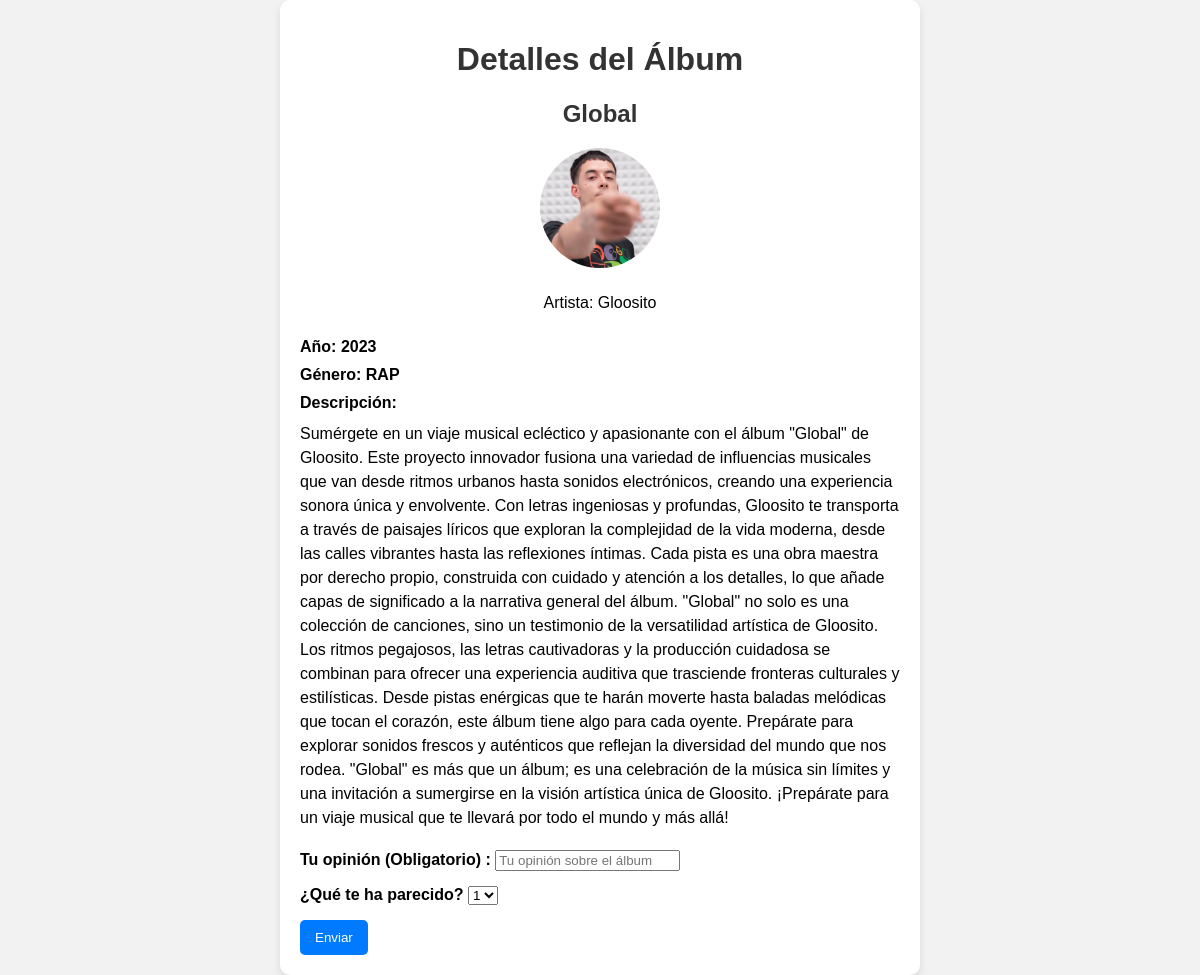
Page /album/1/ on the committed database.
### MusicArchive/models.py (models this page shows, shortened)
class Album(models.Model):
    title = models.CharField(max_length=200)
    artist = models.ForeignKey(Artist, on_delete=models.CASCADE, related_name='albums')
    year = models.IntegerField()
    genre = models.ForeignKey(Genre, on_delete=models.CASCADE)
    image = models.ImageField(upload_to='album_images/', blank=True, null=True)
    description = models.TextField(blank=True)

class Artist(models.Model):
    name = models.CharField(max_length=200)
    genre = models.ForeignKey(Genre, on_delete=models.CASCADE)
    image = models.ImageField(upload_to='artist_images/', null=True, blank=True)
    description = models.TextField(blank=True)  # Added description field

class Genre(models.Model):
    name = models.CharField(max_length=100)
    description = models.TextField()
    image = models.ImageField(upload_to='artist_images/', null=True, blank=True)

### MusicArchive/views.py (the view)
# urls.py: path('album/<int:album_id>/', views.album_detail, name='album_detail'),
def album_detail(request, album_id):
    album = get_object_or_404(Album, id=album_id)
    return render(request, 'album_detail.html', {'album': album})

### MusicArchive/templates/album_detail.html (shortened to what this page needs)
{% load static %}
<!DOCTYPE html>
<html lang="es">
<head>
    <link rel="stylesheet" href="{% static 'css/album_detail.css' %}">
</head>
<body>
    <div class="album-details">
        <h1>Detalles del Álbum</h1>
        <h2>{{ album.title }}</h2>
        <div class="artist-info">
            {% if album.artist.image %}
                <img src="{{ album.artist.image.url }}" alt="{{ album.artist.name }} Imagen" class="artist-image">
            {% endif %}
            <p class="artist-name">Artista: {{ album.artist.name }}</p>
        </div>
        <p class="album-property">Año: {{ album.year }}</p>
        <p class="album-property">Género: {{ album.genre.name }}</p>
        <p class="album-property">Descripción:</p>
        <p class="album-description">{{ album.description|default:"N/A" }}</p>
        <form action="{% url 'album_feedback' album.id %}" method="post">
            <div class="form-group">
                <label for="feedback" class="album-property">Tu opinión (Obligatorio) :</label>
                <input type="text" class="form-control" id="feedback" name="feedback" placeholder="Tu opinión sobre el álbum">
            </div>
            <div class="form-group">
                <label for="rating" class="album-property">¿Qué te ha parecido?</label>
                <select class="form-control" id="rating" name="rating">
                    <option value="1">1</option>
                </select>
            </div>
            <button type="submit" class="btn btn-primary">Enviar</button>
        </form>
    </div>
</body>
</html>

### MusicArchive/static/css/album_detail.css (style rules this page uses)
body { font-family: Arial, sans-serif; margin: 0; padding: 0; background-color: #f2f2f2; }
h1, h2 { text-align: center; color: #333; }
.album-details { max-width: 600px; margin: 0 auto; padding: 20px; background-color: #fff; border-radius: 10px; box-shadow: 0 4px 8px rgba(0, 0, 0, 0.1); }
.album-details .artist-info { display: flex; flex-direction: column; align-items: center; }
.album-details .artist-image { width: 120px; height: 120px; object-fit: cover; border-radius: 50%; margin-bottom: 10px; }
.album-property { margin: 10px 0; font-weight: bold; }
.album-description { margin: 10px 0; line-height: 1.5; }
form { margin-top: 20px; }
.form-group { margin-bottom: 15px; }
.btn-primary { background-color: #007bff; color: #fff; padding: 10px 15px; border: none; border-radius: 5px; cursor: pointer; }

### rows in the picture
Album: title "Global", artist.image (picture), artist.name "Gloosito", year "2023", genre.name "RAP", description "Sumérgete en un viaje musical ecléctico y apasionante con el álbum \"Global\" de Gloosito. Este proyecto innovador fusiona una variedad de influencias musicales que van desde ritmos urbanos hasta sonidos electrónicos, creando una experiencia sonora única y envolvente. Con letras ingeniosas y profundas, Gloosito te transporta a través de paisajes líricos que exploran la complejidad de la vida moderna, desde las calles vibrantes hasta las reflexiones íntimas. Cada pista es una obra maestra por derecho propio, construida con cuidado y atención a los detalles, lo que añade capas de significado a la narrativa general del álbum. \"Global\" no solo es una colección de canciones, sino un testimonio de…"
